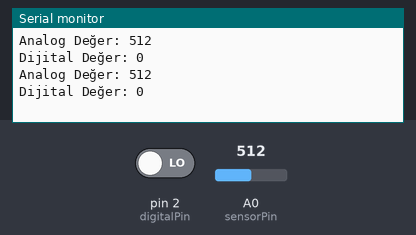
The sketch below on a simulated Arduino Uno, built with avr-gcc and run on an emulated ATmega328P. Shown: the last lines printed to the serial monitor. The test bench sets the inputs (shaded band); at power-on: A0 (sensorPin) = 512, pin 2 (digitalPin) LOW.

Above: at 1.8 s.
1.9 s: A0 (sensorPin) set to 716
At 2.8 s:
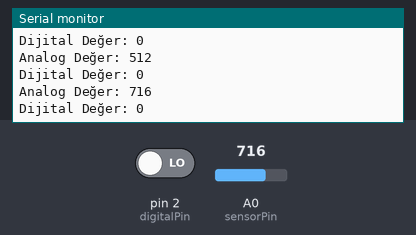
3.4 s: pin 2 (digitalPin) driven HIGH
At 4.4 s:
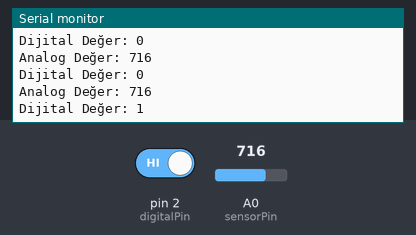
4.9 s: A0 (sensorPin) set to 900
At 5.8 s:
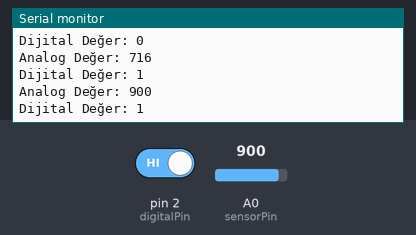
Timing chart, 0 to 7.9 s (numbered marks = the images above; inputs shaded):
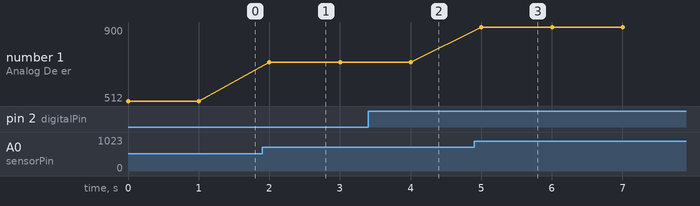

Measured:
- after the input at 1.9 s, the serial monitor: prints a new line after 0.10 s (image 1)
- after the input at 3.4 s, the serial monitor: prints a new line after 0.62 s (image 2)
- after the input at 4.9 s, the serial monitor: prints a new line after 0.10 s (image 3)
- plotted number 1: 512 → 716 after the input at 1.9 s, 716 → 900 after the input at 4.9 s

The sketch:

m_knat_s.ino
```cpp
const int sensorPin = A0;    // Sensörün A0 pini A0'ye bağlı
const int digitalPin = 2;    // Sensörün DO pini Dijital Pin 2'ye bağlı

void setup() {
  Serial.begin(9600);       // Seri iletişim başlatılıyor
  pinMode(digitalPin, INPUT);  // Digital pin giriş olarak ayarlanıyor
}

void loop() {
  int sensorValue = analogRead(sensorPin);    // Sensör değeri okunuyor
  int digitalValue = digitalRead(digitalPin);  // DO pini okunuyor

  Serial.print("Analog Değer: ");
  Serial.println(sensorValue);

  Serial.print("Dijital Değer: ");
  Serial.println(digitalValue);

  delay(1000);                                 // 1 saniye bekleme
}
```
